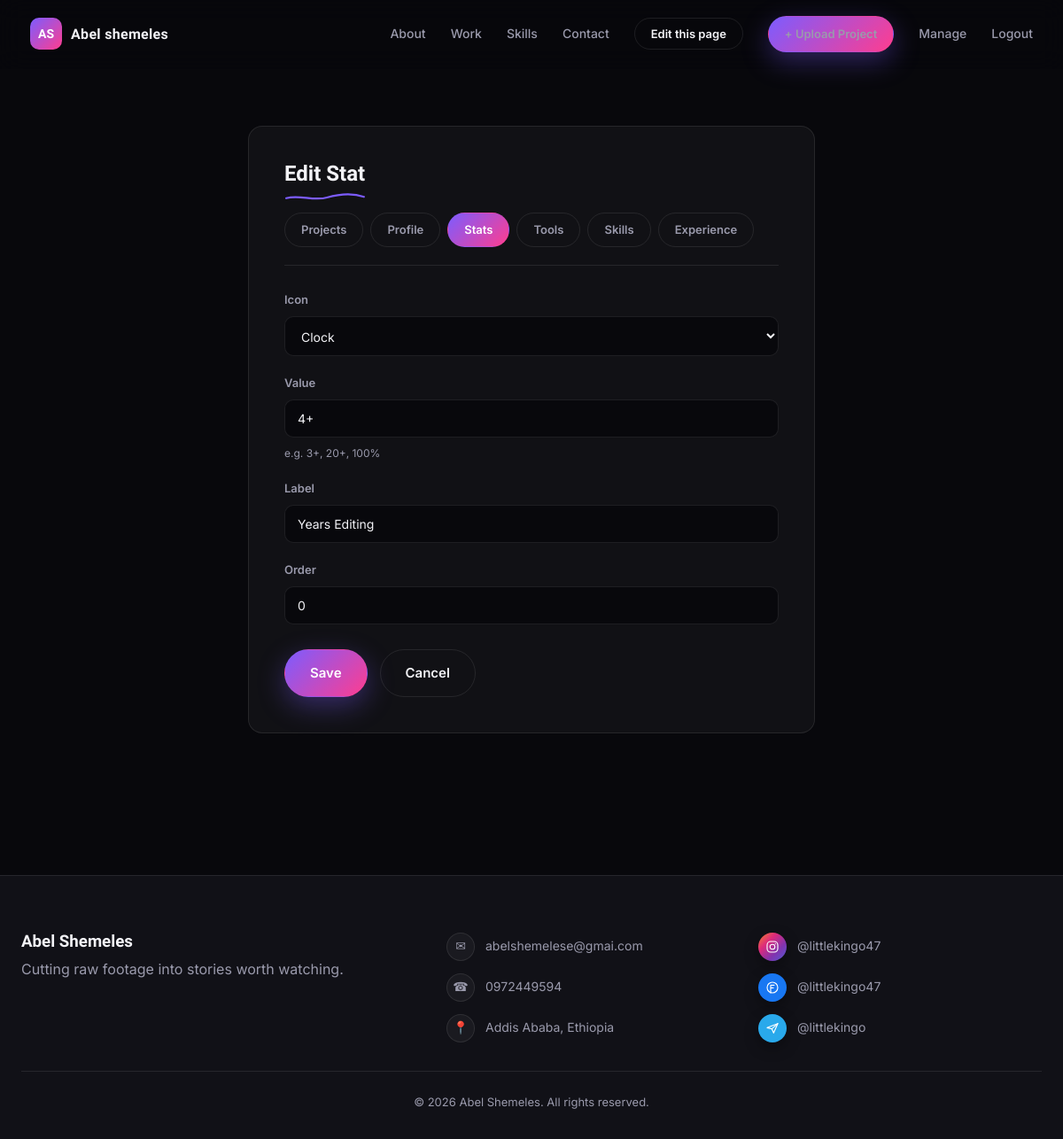
/manage/stats/1/edit/ (signed in), run on the app's committed database.
### portfolio/models.py (models this page shows, shortened)
class SiteProfile(models.Model):
    name = models.CharField(max_length=200, default='Abel Shemeles')
    alias = models.CharField(max_length=100, blank=True, help_text='Short nickname shown in the nav bar.')
    title = models.CharField(max_length=200, help_text='Hero headline, e.g. "Video Editor & Visual Storyteller".')
    tagline = models.CharField(max_length=300, help_text='One-line summary shown under the headline and in the footer.')
    bio = models.TextField(blank=True, help_text='Full About Me paragraph.')
    highlight = models.CharField(max_length=300, blank=True, help_text='Short pull-quote shown under the bio.')
    since = models.CharField(max_length=10, blank=True, help_text='Year you started, e.g. 2021.')
    location = models.CharField(max_length=200, blank=True)
    phone = models.CharField(max_length=50, blank=True)
    email = models.EmailField(blank=True)
    instagram = models.CharField(
        max_length=100, blank=True, help_text='Username only, without @.',
        validators=[SOCIAL_HANDLE_VALIDATOR],
    )
    facebook = models.CharField(
        max_length=100, blank=True, help_text='Username only.',
        validators=[SOCIAL_HANDLE_VALIDATOR],
    )
    telegram = models.CharField(
        max_length=100, blank=True, help_text='Username only.',
        validators=[SOCIAL_HANDLE_VALIDATOR],
    )
    show_experience_section = models.BooleanField(default=True, help_text='Show or hide the Experience section.')
    availability_text = models.CharField(max_length=120, default='Available for freelance work')
    hero_primary_cta_label = models.CharField(max_length=50, default='View My Work')
    hero_secondary_cta_label = models.CharField(max_length=50, default='Get In Touch')
    theme_bg = models.CharField(max_length=7, default='#08080c', validators=[RegexValidator(HEX_COLOR_PATTERN)])
    theme_bg_alt = models.CharField(max_length=7, default='#111117', validators=[RegexValidator(HEX_COLOR_PATTERN)])
    theme_text = models.CharField(max_length=7, default='#f3f3f7', validators=[RegexValidator(HEX_COLOR_PATTERN)])
    theme_text_muted = models.CharField(max_length=7, default='#9a9aac', validators=[RegexValidator(HEX_COLOR_PATTERN)])
    theme_accent = models.CharField(max_length=7, default='#7c5cff', validators=[RegexValidator(HEX_COLOR_PATTERN)])
    theme_accent_2 = models.CharField(max_length=7, default='#ff3d8f', validators=[RegexValidator(HEX_COLOR_PATTERN)])
    theme_accent_3 = models.CharField(max_length=7, default='#00e5c7', validators=[RegexValidator(HEX_COLOR_PATTERN)])
    hero_main_image = models.ImageField(
        upload_to='profile/', blank=True, null=True,
        validators=[FileExtensionValidator(IMAGE_EXTENSIONS)],
        help_text='Main portrait in the hero card.',
    )
    hero_badge_image = models.ImageField(
        upload_to='profile/', blank=True, null=True,
        validators=[FileExtensionValidator(IMAGE_EXTENSIONS)],
        help_text='Small floating hero image.',
    )
    hero_cutout_image = models.ImageField(
        upload_to='profile/', blank=True, null=True,
        validators=[FileExtensionValidator(IMAGE_EXTENSIONS)],
        help_text='Right-side hero cutout image.',
    )
    about_main_image = models.ImageField(
        upload_to='profile/', blank=True, null=True,
        validators=[FileExtensionValidator(IMAGE_EXTENSIONS)],
        help_text='First image in the about photo pair.',
    )
    about_side_image = models.ImageField(
        upload_to='profile/', blank=True, null=True,
        validators=[FileExtensionValidator(IMAGE_EXTENSIONS)],
        help_text='Second image in the about photo pair.',
    )
    about_video_file = models.FileField(
        upload_to='profile/videos/', blank=True, null=True,
        validators=[FileExtensionValidator(VIDEO_EXTENSIONS)],
        help_text='Video shown in the panel beside the About Me text.',
    )
    about_video_url = models.URLField(
        blank=True,
        help_text='YouTube, Vimeo or TikTok link used instead of an upload.',
    )
    about_video_poster = models.ImageField(
        upload_to='profile/', blank=True, null=True,
        validators=[FileExtensionValidator(IMAGE_EXTENSIONS)],
        help_text='Still image shown before the about video plays.',
    )
    about_video_orientation = models.CharField(
        max_length=12, choices=ORIENTATION_CHOICES, default='landscape',
    )
    updated_at = models.DateTimeField(auto_now=True)
    class Meta:
        verbose_name = 'Site Profile'
        verbose_name_plural = 'Site Profile'
    @classmethod
    def load(cls):
        obj, _ = cls.objects.get_or_create(pk=1, defaults={'title': 'Video Editor', 'tagline': ''})
        return obj

class Stat(models.Model):
    icon = models.CharField(max_length=20, choices=ICON_CHOICES, default='check')
    value = models.CharField(max_length=20, help_text='e.g. 3+, 20+, 100%')
    label = models.CharField(max_length=100)
    order = models.PositiveIntegerField(default=0)
    class Meta:
        ordering = ['order', 'id']

### portfolio/views.py (the view)
# urls.py: path('manage/<str:key>/<int:pk>/edit/', views.manage_content_edit, name='manage_content_edit'),
@owner_required
def manage_content_edit(request, key, pk=None):
    config = _content_config(key)
    instance = get_object_or_404(config['model'], pk=pk) if pk else None
    if request.method == 'POST':
        form = config['form'](request.POST, request.FILES, instance=instance)
        if form.is_valid():
            form.save()
            messages.success(request, 'Saved.')
            return redirect('portfolio:manage_content_list', key=key)
    else:
        form = config['form'](instance=instance)
    return render(request, 'portfolio/manage_content_form.html', {
        'form': form, 'key': key, 'label': config['label'], 'singular': config['singular'],
        'mode': 'edit' if pk else 'add',
    })

### portfolio/forms.py
class StatForm(StyledFormMixin, forms.ModelForm):
    class Meta:
        model = Stat
        fields = ['icon', 'value', 'label', 'order']
        widgets = {'value': forms.TextInput(attrs={'placeholder': 'e.g. 3+, 20+, 100%'})}
    def __init__(self, *args, **kwargs):
        super().__init__(*args, **kwargs)
        self._style_fields()

### portfolio/context_processors.py (called while the page is built)
def site_profile(request):
    return {'profile': SiteProfile.load()}

### portfolio/forms.py (called while the page is built)
    def _style_fields(self):
        for field in self.fields.values():
            css_class = 'form-checkbox' if isinstance(field.widget, forms.CheckboxInput) else 'form-input'
            existing = field.widget.attrs.get('class', '')
            field.widget.attrs['class'] = f'{existing} {css_class}'.strip()

### portfolio/templatetags/portfolio_extras.py (called while the page is built)
@register.simple_tag
def icon(name, css_class=''):
    svg = _ICONS.get(name)
    if not svg:
        return ''
    if css_class:
        svg = svg.replace('<svg ', f'<svg class="{css_class}" ', 1)
    return mark_safe(svg)

@register.simple_tag(takes_context=True)
def editable(context, key, pk=None):
    if key not in EDIT_REGIONS:
        message = f'{{% editable %}} got an unknown region key "{key}".'
        if settings.DEBUG:
            raise template.TemplateSyntaxError(message)
        logger.warning(message)
        return ''
    request = context.get('request')
    user = getattr(request, 'user', None)
    if not (user and user.is_authenticated and user.is_staff):
        return ''
    attrs = f'data-edit-key="{key}" data-edit-label="{escape(EDIT_REGIONS[key].label.lower())}"'
    if pk is not None:
        attrs += f' data-edit-pk="{escape(pk)}"'
    return mark_safe(attrs)

### portfolio/views.py (called while the page is built)
def owner_required(view_func):
    @wraps(view_func)
    @login_required(login_url='portfolio:login')
    def wrapper(request, *args, **kwargs):
        if not request.user.is_staff:
            raise PermissionDenied('You do not have permission to manage portfolio projects.')
        return view_func(request, *args, **kwargs)
    return wrapper

def _content_config(key):
    config = SIMPLE_CONTENT.get(key)
    if not config:
        raise Http404(f'Unknown content type "{key}".')
    return config

### portfolio/templates/portfolio/manage_content_form.html (shortened to what this page needs)
{% extends 'portfolio/base.html' %}
{% block content %}
<section class="form-page">
  <div class="form-card">
    <h1 class="reveal">{% if mode == 'edit' %}Edit {{ singular }}{% else %}Add {{ singular }}{% endif %}{% include 'portfolio/includes/title_underline.html' %}</h1>
    {% include 'portfolio/includes/manage_nav.html' with active=key %}
    <form method="post" enctype="multipart/form-data" novalidate>
      {% for field in form %}
      <div class="form-row{% if field.field.widget.input_type == 'checkbox' %} form-row-inline{% endif %}">
        {% if field.field.widget.input_type == 'checkbox' %}
          {{ field }}<label for="{{ field.id_for_label }}">{{ field.label }}</label>
        {% else %}
          <label for="{{ field.id_for_label }}">{{ field.label }}</label>
          {{ field }}
        {% endif %}
        {% if field.help_text %}<p class="field-hint">{{ field.help_text }}</p>{% endif %}
      </div>
      {% endfor %}
      <div class="form-actions">
        <button type="submit" class="btn btn-accent">Save</button>
        <a href="{% url 'portfolio:manage_content_list' key %}" class="btn btn-ghost">Cancel</a>
      </div>
    </form>
  </div>
</section>
{% endblock %}

### portfolio/templates/portfolio/includes/navbar.html (shortened to what this page needs)
{% load portfolio_extras %}
<header class="nav" id="siteNav">
  <div class="nav-inner">
    <div class="brand-wrap" {% editable 'identity' %}>
      <a href="{% url 'portfolio:home' %}" class="brand">
        <span class="brand-mark">AS</span>
        <span class="brand-name">{{ profile.alias|default:profile.name }}</span>
      </a>
    </div>
    <nav class="nav-links" id="navLinks">
      <a href="{% url 'portfolio:home' %}#about">About</a>
      <a href="{% url 'portfolio:home' %}#work">Work</a>
      <a href="{% url 'portfolio:home' %}#skills">Skills</a>
      <a href="{% url 'portfolio:home' %}#contact">Contact</a>
      {% if request.user.is_authenticated and request.user.is_staff %}
        <button type="button" class="btn btn-ghost btn-small edit-toggle" id="editModeToggle" aria-pressed="false" hidden>Edit this page</button>
        <a href="{% url 'portfolio:upload_project' %}" class="btn btn-accent btn-small">+ Upload Project</a>
        <a href="{% url 'portfolio:manage_projects' %}">Manage</a>
        <form action="{% url 'portfolio:logout' %}" method="post" class="inline-form">
          <button type="submit" class="link-btn">Logout</button>
        </form>
      {% else %}
        <a href="{% url 'portfolio:login' %}">Login</a>
      {% endif %}
    </nav>
  </div>
</header>

### portfolio/templates/portfolio/includes/footer.html
{% load portfolio_extras %}
<footer class="site-footer" id="contact">
  <div class="footer-inner">
    <div class="footer-brand">
      <h3>{{ profile.name }}</h3>
      <p>{{ profile.tagline }}</p>
    </div>
    <div class="footer-contact" {% editable 'contact' %}>
      <a href="mailto:{{ profile.email }}" class="contact-line"><span class="contact-badge">✉</span>{{ profile.email }}</a>
      <a href="tel:{{ profile.phone }}" class="contact-line"><span class="contact-badge">☎</span>{{ profile.phone }}</a>
      <span class="contact-line"><span class="contact-badge">📍</span>{{ profile.location }}</span>
    </div>
    <div class="footer-social">
      <a href="https://instagram.com/{{ profile.instagram }}" target="_blank" rel="noopener noreferrer" class="social-badge">
        <span class="social-icon social-instagram">{% icon 'instagram' %}</span> @{{ profile.instagram }}
      </a>
      <a href="https://facebook.com/{{ profile.facebook }}" target="_blank" rel="noopener noreferrer" class="social-badge">
        <span class="social-icon social-facebook">{% icon 'facebook' %}</span> @{{ profile.facebook }}
      </a>
      <a href="https://t.me/{{ profile.telegram }}" target="_blank" rel="noopener noreferrer" class="social-badge">
        <span class="social-icon social-telegram">{% icon 'telegram' %}</span> @{{ profile.telegram }}
      </a>
    </div>
  </div>
  <p class="footer-copy">© {% now "Y" %} {{ profile.name }}. All rights reserved.</p>
</footer>

### data on the page
SiteProfile: alias "Abel shemeles", name "Abel Shemeles", tagline "Cutting raw footage into stories worth watching.", email "abelshemelese@gmai.com", phone "0972449594", location "Addis Ababa, Ethiopia", instagram "littlekingo47", facebook "littlekingo47", telegram "littlekingo"
Stat: form "Clock" "4+" "Years Editing" "0"

### other printed values
{{ singular }} "Stat"
{{ field.label }} "Icon" "Value" "Label" "Order"
{{ field.help_text }} "e.g. 3+, 20+, 100%"
